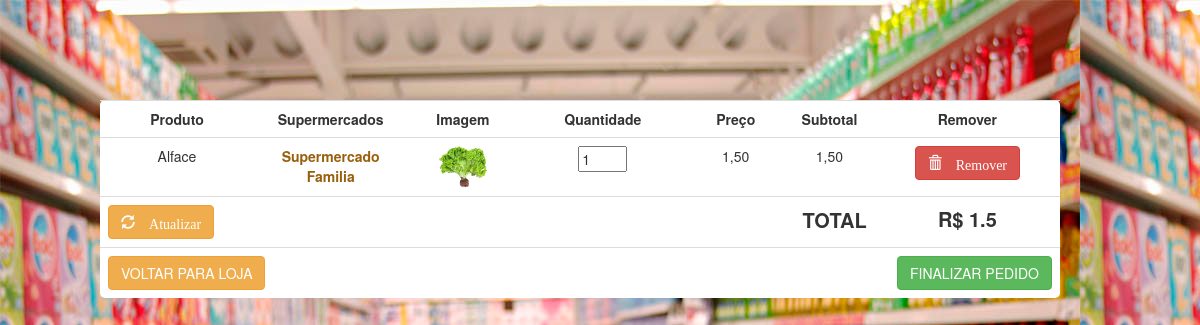
/Site/carrinho.php?acao=add&id=1, run on the app's committed database.
### tables this page shows
CREATE TABLE `produtos` (
`ID` int(11) NOT NULL,
`PRODUTO` varchar(250) NOT NULL,
`SUPERMERCADO` varchar(250) NOT NULL,
`PRECO` double(8,2) NOT NULL,
`imagem` varchar(250) DEFAULT NULL
);

### Site/carrinho.php (the view, shortened to what this page needs)
<?php include ("php/conexaobd.php");
if(isset($_GET['acao'])){
    if($_GET['acao'] == 'add'){
        $id = intval($_GET['id']);
    }
}
?>
<!DOCTYPE html>
<html lang="pt-br">
<head>
    <link href="css/bootstrap.min.css" rel="stylesheet"/>
    <link href="css/estilos.css" rel="stylesheet"/>
</head>
<body class="corpo-carrinho">
<table class="table table-hover tabelacarrinho">
    <tr class="titulomenu">
        <td width="88" align="center">Produto</td>
        <td width="88" align="center">Supermercados</td>
        <td width="88" align="center">Imagem</td>
        <td width="134" align="center">Quantidade</td>
        <td width="77" align="center">Preço</td>
        <td width="65" align="center">Subtotal</td>
        <td width="147" align="center">Remover</td>
    </tr>
    <form action="?acao=up" method="post">
        <?php
        if(count($_SESSION['carrinho']) == 0){
        } else {
        $total = 0;
        foreach($_SESSION['carrinho'] as $id => $quantidade){
        $select = "SELECT * FROM produtos WHERE ID='$id'";
        $query = mysqli_query($conn, $select);
        $res = mysqli_fetch_assoc($query);
        $nome = $res['PRODUTO'];
        $mercado = $res['SUPERMERCADO'];
        $preco = number_format($res['PRECO'],2,',', '.');
        $sub = number_format($res['PRECO']* $quantidade,2,',', '.');
        $total += $res['PRECO'] * $quantidade;
              ?>
            <tr>
                <td align="center"><?php echo $nome ?></td>
                <td align="center" style="color: #985f0d; font-weight: bolder"><?php echo $mercado ?></td>
                <td align="center"><?php echo "<img style='width: 50px;' src='".$res['imagem']."'>";?></td>
                <?php echo  "<td align='center'><input type='text' size='3' name='prod[$id]' value='$quantidade'/></td>" ?>
                <td align="center"><?php  echo $preco ?></td>
                <td align="center"><?php echo $sub ?></td>
                <?php echo  '<td align="center"><a class="btn btn-danger" href="?acao=del&id='.$id.'" role="button"><span class="glyphicon glyphicon-trash"> Remover</span></a></td>'; ?>
            </tr>
            <?php
        }
        }
        ?>
        <td><button a class="btn btn-warning" href="#" role="button"><span class="glyphicon glyphicon-refresh"> Atualizar</span></button></td>
        <td id="total" colspan="5" align="right">TOTAL</td>
        <td id="totalvalor" align="center"><?php echo 'R$ '.$total ?></td>
        <tr><td colspan="2" align="left"><a class="btn btn-warning" href="index.php" role="button">VOLTAR PARA LOJA</a></form></td><td colspan="6" align="right"><?php echo('<form action="finalizar-pedido.php" method="post">'); ?>
        <?php echo "<input class='btn btn-success' type='submit' value='FINALIZAR PEDIDO'>"; ?>
        <?php echo "</form>"; ?></td></tr>
</table>
</body>
</html>

### Site/css/estilos.css (style rules this page uses)
.tabelacarrinho { width: 80%; margin: 100px; background-color: #ffffff; border-radius: 5px; }
#total { font-size: 15pt; font-weight: bold; padding-top: 1%; }
#totalvalor { font-size: 15pt; font-weight: bold; }
.corpo-carrinho { background: url("../imgs/fundo.jpg"); }
.titulomenu { font-weight: bold; }

### data on the page
produtos: PRODUTO "Alface", SUPERMERCADO "Supermercado Familia", imagem (picture), value "1", PRECO "1,50"

### other printed values
$total "1.5"
